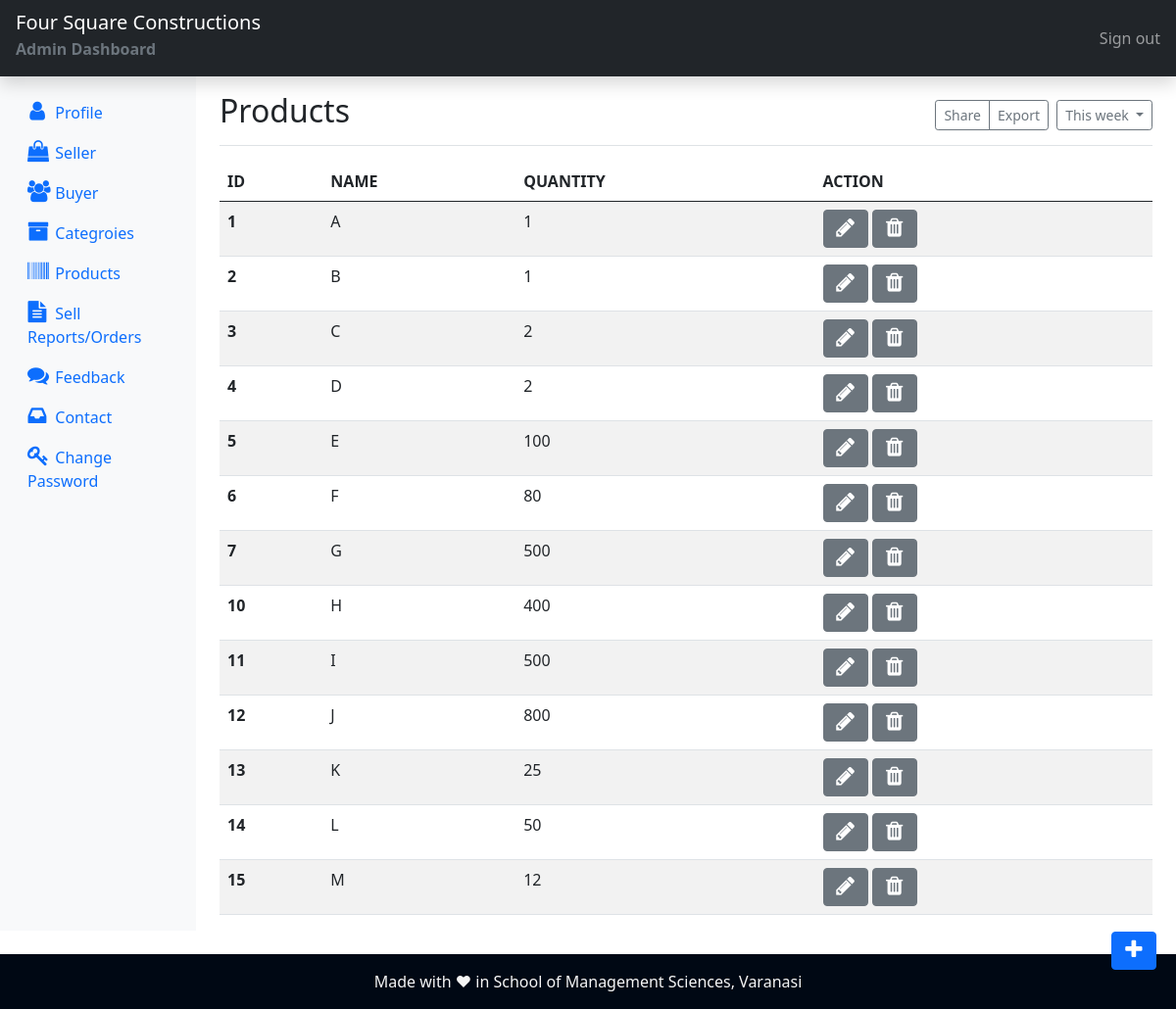
/admin/products.php (signed in), run on the app's committed database.
### tables this page shows
CREATE TABLE `products` (
  `pr_id` int(11) NOT NULL,
  `pr_name` varchar(255) NOT NULL,
  `pr_desc` varchar(255) NOT NULL,
  `pr_img` text NOT NULL,
  `pr_origionalprice` int(11) NOT NULL,
  `pr_sellingprice` int(11) NOT NULL,
  `pr_quantity` int(11) NOT NULL,
  `pr_unit` varchar(255) NOT NULL,
  `pr_brand` varchar(255) NOT NULL
);

### admin/products.php (the view, shortened to what this page needs)
<?php
include("dashboard/header.inc.php");
include("dashboard/sidepane.inc.php");
include_once('../dbconnection.php');
?>
    <main class="col-md-9 ms-sm-auto col-lg-10 px-md-4">
      <div class="d-flex justify-content-between flex-wrap flex-md-nowrap align-items-center pt-3 pb-2 mb-3 border-bottom">
        <h1 class="h2">Products</h1>
        <div class="btn-toolbar mb-2 mb-md-0">
          <div class="btn-group me-2">
            <button type="button" class="btn btn-sm btn-outline-secondary">Share</button>
            <button type="button" class="btn btn-sm btn-outline-secondary">Export</button>
          </div>
          <button type="button" class="btn btn-sm btn-outline-secondary dropdown-toggle">
            This week
          </button>
        </div>
      </div>
<?php
    $sql = " SELECT * FROM products ";
    $result = $conn->query($sql);
    if ($result->num_rows > 0) {
  ?>
      <table class="table table-striped table-hover">
  <thead>
    <tr>
      <th scope="col">ID</th>
      <th scope="col">NAME</th>
      <th scope="col">QUANTITY</th>
      <th scope="col">ACTION</th>
    </tr>
  </thead>
  <tbody>
  <?php
          while ($row = $result->fetch_assoc()) {
          ?>
    <tr>
      <th scope="row"><?php echo $row['pr_id'] ?></th>
      <td><?php echo $row['pr_name'] ?></td>
      <td><?php echo $row['pr_quantity'] ?></td>
      <td>
      <form method="POST" class="d-inline" action="editproduct.php">
                  <button type="submit" class="btn btn-secondary" name="view" value="view"><i class="fa fa-pencil" aria-hidden="true"></i></button>
                </form>
                <form method="POST" class="d-inline" action="">
                  <button type="submit" class="btn btn-secondary" name="delete" value="delete"><i class="fa fa-trash" aria-hidden="true"></i></button>
                </form>
      </td>
    </tr>
    <?php
          } ?>
  </tbody>
</table>
<?php }
 else {
      echo ("Data not found");
    }
    ?>
<a class="btn btn-primary box" href="addproducts.php"><i class="fa fa-plus" aria-hidden="true"></i></a>
</main>
  </div>
</div>
<?php include("dashboard/footer.inc.php") ?>
</body>
</html>

### components/header.inc.php (shortened to what this page needs)
<!DOCTYPE html>
<html lang="en">
<head>
        <link href="https://cdn.jsdelivr.net/npm/bootstrap@5.0.1/dist/css/bootstrap.min.css" rel="stylesheet">
    <link rel="stylesheet" href="https://cdnjs.cloudflare.com/ajax/libs/font-awesome/4.7.0/css/font-awesome.min.css">

### admin/dashboard/header.inc.php (shortened to what this page needs)
<?php require("../components/header.inc.php"); ?>
</head>
<body>
<header class="navbar navbar-dark sticky-top bg-dark flex-md-nowrap p-0 shadow">
  <div class="col-md-3 col-lg-2 me-0 px-3 mt-2">
  <a class="navbar-brand " href="../index.php">Four Square Constructions</a>
  <p class="text-muted"><strong>Admin Dashboard</strong></p>
  </div>
  <div class="navbar-nav">
    <div class="nav-item text-nowrap">
      <a class="nav-link px-3" href="../logout.php">Sign out</a>
    </div>
  </div>
</header>

### admin/dashboard/sidepane.inc.php (shortened to what this page needs)
<div class="container-fluid mb-4">
  <div class="row">
    <nav id="sidebarMenu" class="col-md-3 col-lg-2 d-md-block bg-light sidebar collapse">
      <div class="position-sticky pt-3">
        <ul class="nav flex-column">
          <li class="nav-item">
            <a class="nav-link active" aria-current="page" href="profile.php">
            <i class="fa fa-user" aria-hidden="true"></i>&nbsp;
              Profile
            </a>
          </li>
          <li class="nav-item">
            <a class="nav-link" href="seller.php">
            <i class="fa fa-shopping-bag" aria-hidden="true"></i>&nbsp;
              Seller
            </a>
          </li>
          <li class="nav-item">
            <a class="nav-link" href="buyer.php">
              <i class="fa fa-users" aria-hidden="true"></i>&nbsp;
              Buyer
            </a>
          </li>
          <li class="nav-item">
            <a class="nav-link" href="categories.php">
              <i class="fa fa-archive" aria-hidden="true"></i>&nbsp;
              Categroies
            </a>
          </li>
          <li class="nav-item">
            <a class="nav-link" href="products.php">
              <i class="fa fa-barcode" aria-hidden="true"></i>&nbsp;
              Products
            </a>
          </li>
          <li class="nav-item">
            <a class="nav-link" href="orders.php">
              <i class="fa fa-file-text" aria-hidden="true"></i>&nbsp;
              Sell Reports/Orders
            </a>
          </li>
          <li class="nav-item">
            <a class="nav-link" href="feedback.php">
              <i class="fa fa-comments" aria-hidden="true"></i>&nbsp;
              Feedback
            </a>
          </li>
          <li class="nav-item">
            <a class="nav-link" href="contactus.php">
              <i class="fa fa-inbox" aria-hidden="true"></i>&nbsp;
              Contact
            </a>
          </li>
          <li class="nav-item">
            <a class="nav-link" href="changepassword.php">
              <i class="fa fa-key" aria-hidden="true"></i>&nbsp;
              Change Password
            </a>
          </li>
        </ul>
      </div>
    </nav>

### admin/dashboard/footer.inc.php
<footer>
  <div class="footer-2 text-center py-2">
    <div class="container">
        <p class="my-2">
            Made with  &hearts;  in School of Management Sciences, Varanasi
        </p>
    </div>
  </div>
</footer>

### components/header.inc.php (style rules this page uses)
.footer-2 { background-color: #000814; color:whitesmoke; }
.fa { padding: 20px; font-size: 30px; width: 70px; text-align: center; text-decoration: none; border-radius: 50%; }

### admin/dashboard/header.inc.php (style rules this page uses)
.fa { padding: 0px; font-size: 22px; width: 20px; }
.box { position: fixed; bottom: 10px; right: 20px; margin-bottom: 30px; }

### data on the page
products: pr_id "1", pr_name "A", pr_quantity "1"
products: pr_id "2", pr_name "B", pr_quantity "1"
products: pr_id "3", pr_name "C", pr_quantity "2"
products: pr_id "4", pr_name "D", pr_quantity "2"
products: pr_id "5", pr_name "E", pr_quantity "100"
products: pr_id "6", pr_name "F", pr_quantity "80"
products: pr_id "7", pr_name "G", pr_quantity "500"
products: pr_id "10", pr_name "H", pr_quantity "400"
products: pr_id "11", pr_name "I", pr_quantity "500"
products: pr_id "12", pr_name "J", pr_quantity "800"
products: pr_id "13", pr_name "K", pr_quantity "25"
products: pr_id "14", pr_name "L", pr_quantity "50"
products: pr_id "15", pr_name "M", pr_quantity "12"
